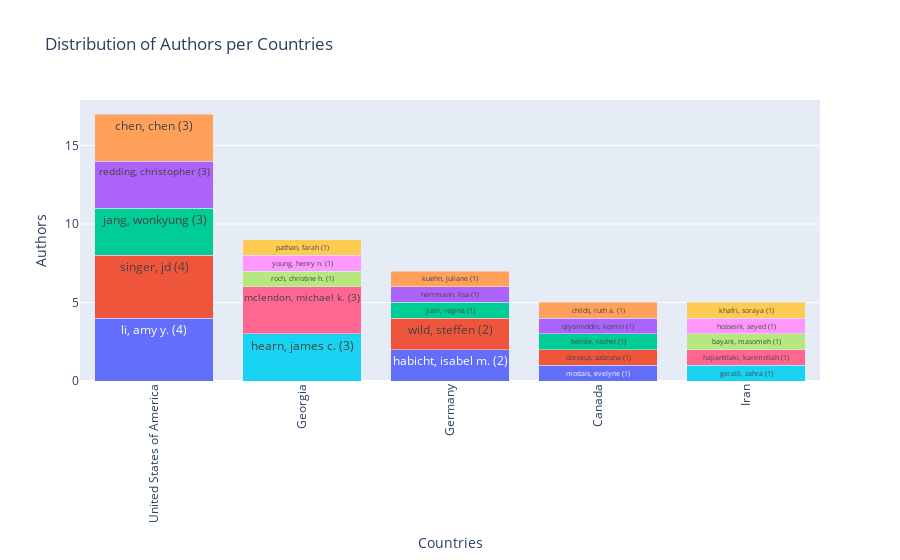

The notebook cell saved with this chart:
### Code cell
# Plot Count Y per X (An interactive bar chart)
# Arguments:
#   view          : Determines where the plot will be rendered. 'browser'  -> Plots in your preferred browser window. 'notebook' -> (if supported) Plots within your notebook environment.
#   rmv_unknowns  : Boolean flag to handle unknown entries. True  -> Removes any relationships containing unknown values.
#   x             : The key (column) to use for the X-axis. Must be one of: 'aut', 'cout', 'inst', 'jou', 'kwa', 'kwp', 'lan'. Default is 'cout'.
#   y             : The key (column) to use for the Y-axis. Must be one of: 'aut', 'cout', 'inst', 'jou', 'kwa', 'kwp', 'lan'. Default is 'aut'.
#   topn_x        : Maximum number of top X categories (based on total counts) to display. Default is 5.
#   topn_y        : Maximum number of top Y entries (per X category) to display. Default is 5.
#   text_font_size: Font size for the text labels displayed inside the bars. Default is 12.
#   x_angle       : Angle (in degrees) for the X-axis tick labels. Default is -90 (rotating labels vertically).
bibfile.plot_count_y_per_x(view = 'notebook', rmv_unknowns = True, x = 'cout', y = 'aut', topn_x = 5, topn_y = 5, text_font_size = 12, x_angle = -90)

### Figure 1 — Plotly figure (JSON) as saved in the notebook; plotly's stock layout.template omitted (floating-point values rounded to 4 significant figures)
{"data": [{"hoverinfo": "x+y+text", "name": "mottais, evelyne", "text": "mottais, evelyne (1)", "textfont": {"size": 12}, "textposition": "inside", "type": "bar", "x": ["Canada"], "y": [1]}, {"hoverinfo": "x+y+text", "name": "dorceus, sabruna", "text": "dorceus, sabruna (1)", "textfont": {"size": 12}, "textposition": "inside", "type": "bar", "x": ["Canada"], "y": [1]}, {"hoverinfo": "x+y+text", "name": "belisle, rachel", "text": "belisle, rachel (1)", "textfont": {"size": 12}, "textposition": "inside", "type": "bar", "x": ["Canada"], "y": [1]}, {"hoverinfo": "x+y+text", "name": "qiyomiddin, komin", "text": "qiyomiddin, komin (1)", "textfont": {"size": 12}, "textposition": "inside", "type": "bar", "x": ["Canada"], "y": [1]}, {"hoverinfo": "x+y+text", "name": "childs, ruth a.", "text": "childs, ruth a. (1)", "textfont": {"size": 12}, "textposition": "inside", "type": "bar", "x": ["Canada"], "y": [1]}, {"hoverinfo": "x+y+text", "name": "hearn, james c.", "text": "hearn, james c. (3)", "textfont": {"size": 12}, "textposition": "inside", "type": "bar", "x": ["Georgia"], "y": [3]}, {"hoverinfo": "x+y+text", "name": "mclendon, michael k.", "text": "mclendon, michael k. (3)", "textfont": {"size": 12}, "textposition": "inside", "type": "bar", "x": ["Georgia"], "y": [3]}, {"hoverinfo": "x+y+text", "name": "roch, christine h.", "text": "roch, christine h. (1)", "textfont": {"size": 12}, "textposition": "inside", "type": "bar", "x": ["Georgia"], "y": [1]}, {"hoverinfo": "x+y+text", "name": "young, henry n.", "text": "young, henry n. (1)", "textfont": {"size": 12}, "textposition": "inside", "type": "bar", "x": ["Georgia"], "y": [1]}, {"hoverinfo": "x+y+text", "name": "pathan, farah", "text": "pathan, farah (1)", "textfont": {"size": 12}, "textposition": "inside", "type": "bar", "x": ["Georgia"], "y": [1]}, {"hoverinfo": "x+y+text", "name": "habicht, isabel m.", "text": "habicht, isabel m. (2)", "textfont": {"size": 12}, "textposition": "inside", "type": "bar", "x": ["Germany"], "y": [2]}, {"hoverinfo": "x+y+text", "name": "wild, steffen", "text": "wild, steffen (2)", "textfont": {"size": 12}, "textposition": "inside", "type": "bar", "x": ["Germany"], "y": [2]}, {"hoverinfo": "x+y+text", "name": "jusri, regina", "text": "jusri, regina (1)", "textfont": {"size": 12}, "textposition": "inside", "type": "bar", "x": ["Germany"], "y": [1]}, {"hoverinfo": "x+y+text", "name": "herrmann, lisa", "text": "herrmann, lisa (1)", "textfont": {"size": 12}, "textposition": "inside", "type": "bar", "x": ["Germany"], "y": [1]}, {"hoverinfo": "x+y+text", "name": "kuehn, juliane", "text": "kuehn, juliane (1)", "textfont": {"size": 12}, "textposition": "inside", "type": "bar", "x": ["Germany"], "y": [1]}, {"hoverinfo": "x+y+text", "name": "geraili, zahra", "text": "geraili, zahra (1)", "textfont": {"size": 12}, "textposition": "inside", "type": "bar", "x": ["Iran"], "y": [1]}, {"hoverinfo": "x+y+text", "name": "hajiantilaki, karimollah", "text": "hajiantilaki, karimollah (1)", "textfont": {"size": 12}, "textposition": "inside", "type": "bar", "x": ["Iran"], "y": [1]}, {"hoverinfo": "x+y+text", "name": "bayani, masomeh", "text": "bayani, masomeh (1)", "textfont": {"size": 12}, "textposition": "inside", "type": "bar", "x": ["Iran"], "y": [1]}, {"hoverinfo": "x+y+text", "name": "hosseini, seyed", "text": "hosseini, seyed (1)", "textfont": {"size": 12}, "textposition": "inside", "type": "bar", "x": ["Iran"], "y": [1]}, {"hoverinfo": "x+y+text", "name": "khafri, soraya", "text": "khafri, soraya (1)", "textfont": {"size": 12}, "textposition": "inside", "type": "bar", "x": ["Iran"], "y": [1]}, {"hoverinfo": "x+y+text", "name": "li, amy y.", "text": "li, amy y. (4)", "textfont": {"size": 12}, "textposition": "inside", "type": "bar", "x": ["United States of America"], "y": [4]}, {"hoverinfo": "x+y+text", "name": "singer, jd", "text": "singer, jd (4)", "textfont": {"size": 12}, "textposition": "inside", "type": "bar", "x": ["United States of America"], "y": [4]}, {"hoverinfo": "x+y+text", "name": "jang, wonkyung", "text": "jang, wonkyung (3)", "textfont": {"size": 12}, "textposition": "inside", "type": "bar", "x": ["United States of America"], "y": [3]}, {"hoverinfo": "x+y+text", "name": "redding, christopher", "text": "redding, christopher (3)", "textfont": {"size": 12}, "textposition": "inside", "type": "bar", "x": ["United States of America"], "y": [3]}, {"hoverinfo": "x+y+text", "name": "chen, chen", "text": "chen, chen (3)", "textfont": {"size": 12}, "textposition": "inside", "type": "bar", "x": ["United States of America"], "y": [3]}], "layout": {"barmode": "stack", "showlegend": false, "title": {"text": "Distribution of Authors per Countries"}, "xaxis": {"categoryorder": "total descending", "tickangle": -90, "title": {"text": "Countries"}}, "yaxis": {"title": {"text": "Authors"}}}}
